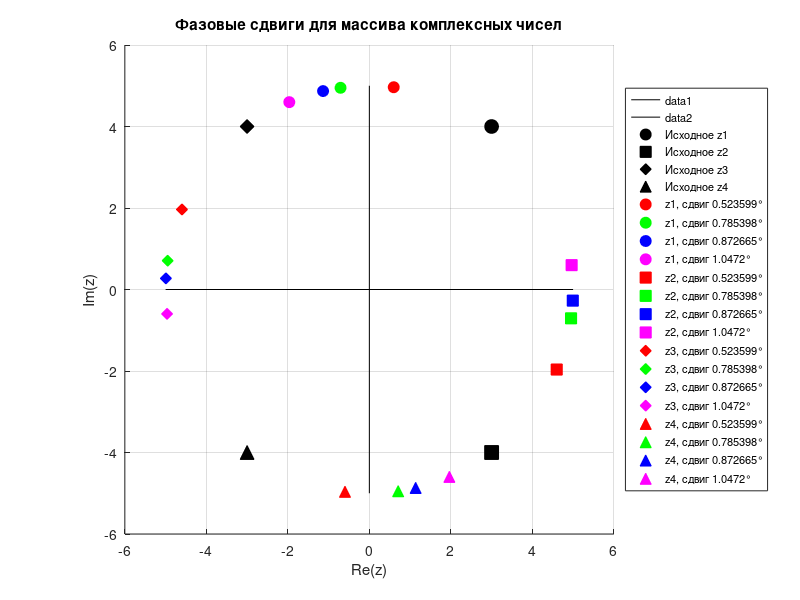

MATLAB code to generate this figure:
% Исходный массив комплексных чисел
z = [3 + 4i, 3 - 4i, -3 + 4i, -3 - 4i];  

% Углы сдвига для каждой "отправки" (в градусах)
% phase_shifts_deg = [30, 45, 50, 60];  

% Переводим градусы в радианы
phase_shifts_rad = [0.523598775598299, 0.785398163397448, 0.872664625997165, 1.04719755119660];%deg2rad(phase_shifts_deg);  

% Создаем 3D-массив для хранения всех сдвинутых версий:
% z_shifted(i, j) = j-й сдвиг i-го числа из z
z_shifted = zeros(length(z), length(phase_shifts_rad));
for i = 1:length(z)
    z_shifted(i, :) = z(i) * exp(1i * phase_shifts_rad);
end

% Создаем график
figure;
hold on;
grid on;
axis equal;

% Оси
plot([-5, 5], [0, 0], 'k-', 'LineWidth', 0.5); % Ось X
plot([0, 0], [-5, 5], 'k-', 'LineWidth', 0.5); % Ось Y

% Цвета и маркеры
colors = ['r', 'g', 'b', 'm'];  % Цвета для разных сдвигов
markers = ['o', 's', 'd', '^']; % Маркеры для исходных чисел

% Рисуем исходные точки (черные)
for i = 1:length(z)
    plot(real(z(i)), imag(z(i)), ...
        markers(i), 'Color', 'k', 'MarkerSize', 10, ...
        'MarkerFaceColor', 'k', ...
        'DisplayName', sprintf('Исходное z%d', i));
end

% Рисуем сдвинутые точки
for i = 1:length(z)           % Для каждого исходного числа
    for j = 1:length(phase_shifts_rad)  % Для каждого сдвига
        plot(real(z_shifted(i, j)), imag(z_shifted(i, j)), ...
            markers(i), 'Color', colors(j), 'MarkerSize', 8, ...
            'MarkerFaceColor', colors(j), ...
            'DisplayName', sprintf('z%d, сдвиг %d°', i, phase_shifts_rad(j)));
    end
end

% Легенда (показываем только уникальные элементы)
hLeg = legend('Location', 'eastoutside');
set(hLeg, 'FontSize', 8);

% Подписи
xlabel('Re(z)');
ylabel('Im(z)');
title('Фазовые сдвиги для массива комплексных чисел');
xlim([-6, 6]);
ylim([-6, 6]);

hold off;